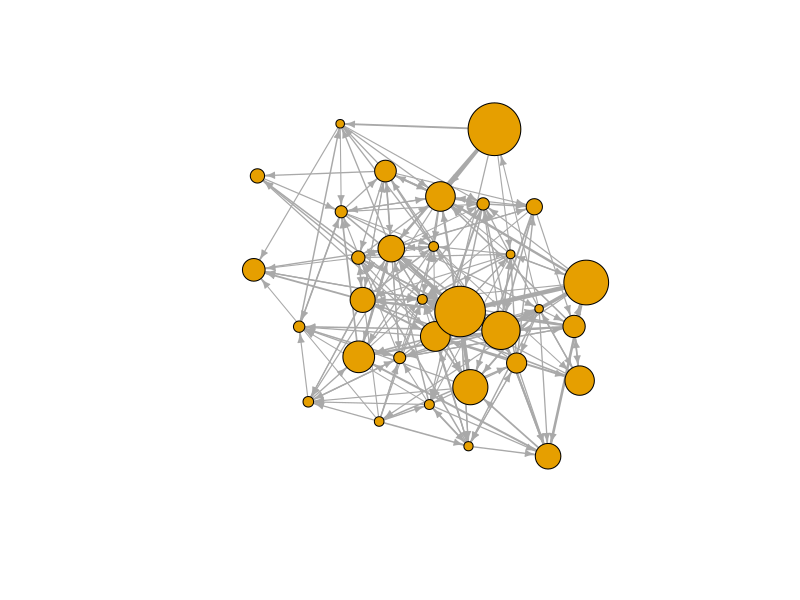

Reproduce this figure in R.
library(igraph)

# For now, we generate a random graph. In practice, we would load a topology or
# a simulation result from a graphml file.
#
# g <- read_graph("topo-or-result.xml", format="graphml")

n.nodes <- 32
n.edges <- n.nodes * 6
g <- erdos.renyi.game(n.nodes, n.edges, type="gnm", directed=T, loops=F)
# exponentially distributed computational power
alpha <- rexp(n.nodes, 1)
g <- set_vertex_attr(g, "alpha", value=alpha)
lnk <- vertex_attr(g,"alpha", index=head_of(g, 1:n.edges)) * vertex_attr(g,"alpha", index=tail_of(g, 1:n.edges))
lnk <- lnk / mean(lnk)
lnk <- abs(rnorm(n.edges, lnk, 1))

g <- set_edge_attr(g, "latency", value = lnk * 0.001)
g <- set_edge_attr(g, "bandwidth", value = lnk * 0.1)

# Fix the layout for the graph
l <- layout_nicely(g)

# This function generates tikz code for the nodes of graph
tikz.nodes <- function(g, size,..., layout) {
  if (missing(layout)) {
    layout <- layout_nicely(g)
  }
  if (missing(size)) {
    size <- rep(1,dim(layout)[1])
  }
  # map coordinates onto [0,1]
  rescale <- function(v) {
    v <- v - min(v)
    v <- v / max(v)
    round(v, digits=3)
  }
  x <- rescale(layout[,1])
  y <- rescale(layout[,2])
  size <- round(size, digits=2)
  i <- 1:dim(layout)[1]
  paste0("\\node[node,minimum width=",size,"em] (n",i,") at (",x,",",y,") {};")
}
# tikz.nodes(g)

# This function generates tikz code for the edges of a graph
tikz.edges <- function(g, width) {
  if (missing(width)){
    width <- 1
  }
  width <- width / max(2, width)
  width <- pmax(0.1, width)
  e <- get.edgelist(g)
  paste0("\\path[edge,->,line width=",width,"pt] (n",e[,1],") -- (n",e[,2],");")
}
# tikz.edges(g, lnk)


# Write some properties into tikz/tex files
writeLines(tikz.nodes(g, alpha, layout=l), con="nodes-alpha.tex")
writeLines(tikz.edges(g), con="edges-1.tex")
writeLines(tikz.edges(g, lnk), con="edges-lnk.tex")

# Plot using R for comparison
plot(g,
     vertex.label="",
     vertex.size=(5 + 5 * (vertex_attr(g, "alpha"))),
     edge.width=(1 + 0.3 * lnk),
     edge.arrow.size=0.5,
     layout=l
)
